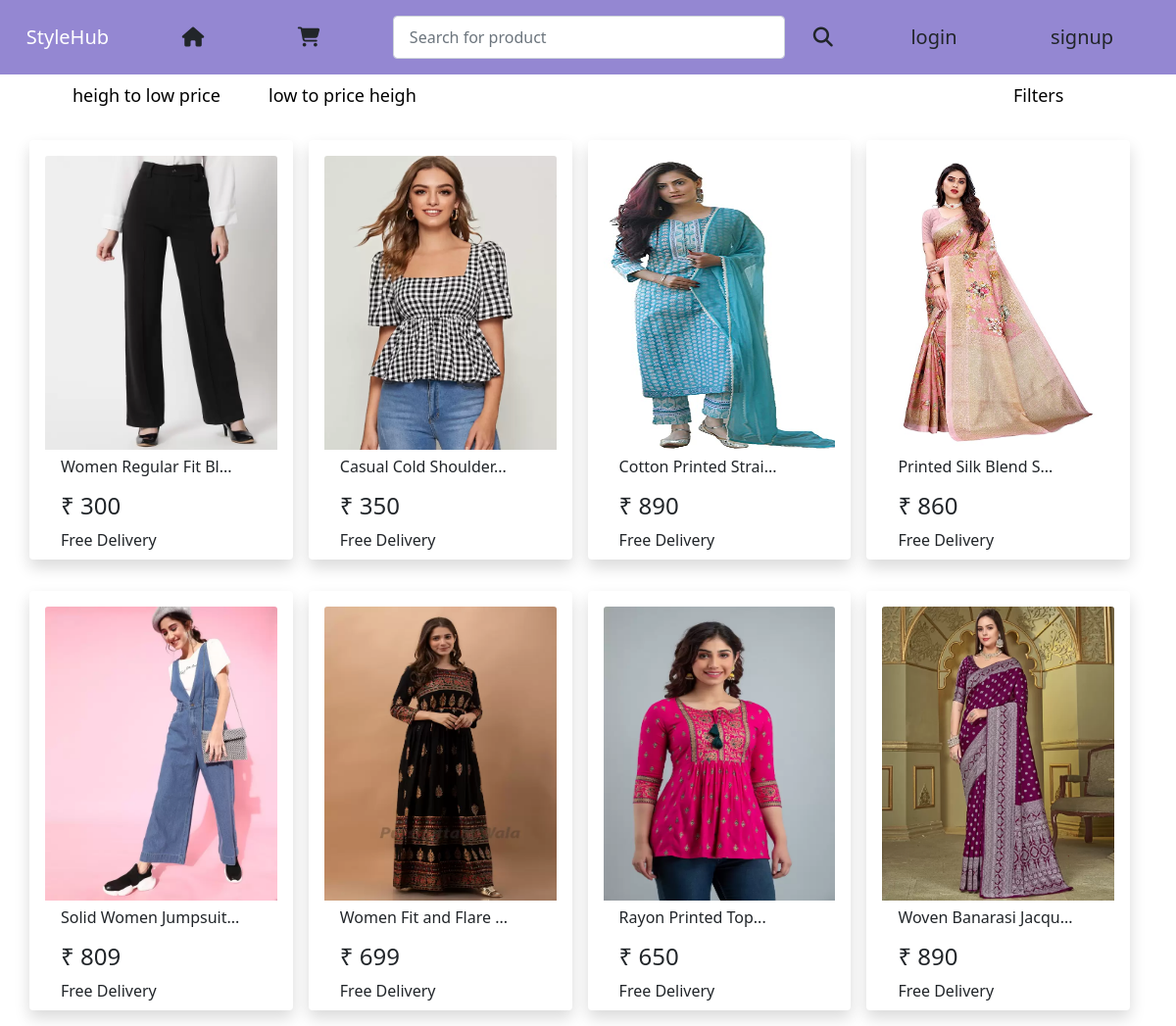
The page / on the database its author committed.
### products/models.py (models this page shows)
class base_model(models.Model):
     uid=models.UUIDField(primary_key=True, default=uuid.uuid4,editable=False)
     class Meta:
        abstract=True

class products(base_model):
    product_name=models.CharField(max_length=50)
    category=models.CharField(max_length=50)
    slug = AutoSlugField(populate_from='product_name',null=True,blank=True,unique=True)
    price=models.IntegerField()
    product_disc=models.TextField()
    image=models.ImageField(upload_to='product_image')
    size=models.ManyToManyField(size_varient)
    colour=models.ManyToManyField(colour_varient,blank=True)

### home/views.py (the view)
# urls.py: path('',views.products_display,name='products_display'),
def products_display(request):
    items=products.objects.all()
    return render(request,'home/index.html',{'items':items} )

### templates/home/index.html (shortened to what this page needs)
{% extends "base/base.html" %}
{% block css %}
<link rel="stylesheet" href="/static/css/home.css">
 {% endblock css%}
{% block body %}
{% include "base/nav.html" %}
<div class="container mt-2">
  <div class="sort">
  <form action="{% url 'sort_item' %}" method="get">
    <ul>
    <li><button class="custom-button "  type="submit" name="sortby" value="heigh to low"> heigh to low price</button></li>
    <li><button class="custom-button"  type="submit" name="sortby" value="low to heigh"> low to price heigh </button></li>
    <li><button class="custom-button" id ="right" type="button" data-bs-toggle="modal" data-bs-target="#exampleModal">
      Filters
    </button></li>
    </ul>
  </form>
</div>
</div>
<div class="container">
  <div class="row ">
        {% for item in items %}
          <div class="card border-0 me-3 pb-2 shadow p-3 my-3 bg-body rounded " style="width: 16.8rem; ">
            <a href="{% url 'product_info' item.slug %}"> <img src="{{item.image.url }}" class="card-img-top" alt="..." style="height: 300px;"></a>
            <li class="list-group-item border-0 "><h6>{{item.product_name|slice:":20"}}...</h6></li>
            <li class="list-group-item border-0  d-flex py-0 "><h4>₹ {{item.price}}</h4></li>
            <li class="list-group-item border-0 d-flex py-0 ">Free Delivery</li>
        </div>
          {% endfor %}
        </div>
      </div>
{% endblock body%}

### templates/base/base.html (shortened to what this page needs)
<!doctype html>
<html lang="en">
  <head>
    <link href="https://cdn.jsdelivr.net/npm/bootstrap@5.0.2/dist/css/bootstrap.min.css" rel="stylesheet">
    {% block css %} {% endblock css%}
  </head>
  <body>
    {% block body %} {% endblock body%}
  </body>
</html>

### templates/base/nav.html (shortened to what this page needs)
<nav class="navbar navbar-dark " style="background-color: rgb(148, 135, 210);"  >
  <div class="container-fluid d-flex justify-content-around">
      <a class="navbar-brand" href="/">StyleHub</a>
      <a class="nav-link" href="{% url 'products_display' %}"><button class="btn me-2"  type="button"><i class="fa-solid fa-house"></i></button></a>
      <a class="nav-link" href="{% url 'cart' %}"><button class="btn me-2"><i class="fa-solid fa-cart-shopping"></i> </button></a>
      <form class="d-flex" action="{% url 'search' %}" method="get">
        <input class="form-control me-2 m-2 nav-link" name="search" type="search" placeholder="Search for product" aria-label="Search" style="width:25rem;">
        <button class="btn  me-2 m-2 " type="submit"><i class="fa-solid fa-magnifying-glass"></i></button>
      </form>
        {% if user.is_authenticated %}
        <a class="nav-link"href=""><button class="btn me-2" type="button"> Hi, {{ request.user.full_name}}</button></a>
        <a class="nav-link"  href="{% url 'user_logout' %}"><button class="btn me-2" type="button">Logout</button></a>
        {% else %}
        <a  class="nav-link" href="{% url 'user_login' %}"><button class="btn  me-2"  type="button" " >login</button></a>
        <a  class="nav-link" href="{% url 'user_signup' %}"><button class="btn me-2"  type="button" >signup  </button></a>
        {% endif %}
    </div>
</nav>

### static/css/home.css (style rules this page uses)
.sort ul { display: flex ; }
#right { margin-left: 35rem; }
form ul li { list-style: none; font-size: 18px; width:200px; }
.btn { font-weight: 400; font-size: 20px; }
.custom-button { border: none; background: none; margin:none ; padding: 0; }

### rows shown on the page
products: image (picture), product_name "Women Regular Fit Bl", price "300"
products: image (picture), product_name "Casual Cold Shoulder", price "350"
products: image (picture), product_name "Cotton Printed Strai", price "890"
products: image (picture), product_name "Printed Silk Blend S", price "860"
products: image (picture), product_name "Solid Women Jumpsuit", price "809"
products: image (picture), product_name "Women Fit and Flare", price "699"
products: image (picture), product_name "Rayon Printed Top", price "650"
products: image (picture), product_name "Woven Banarasi Jacqu", price "890"
